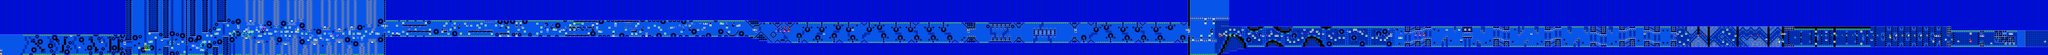

This is a level from a 2D game, rendered from its Tiled map with the project's own tilesets. A one-line summary and the map file follow, with tile-layer data summarised:
An orthogonal 993x27 tile map with 16x16 px tiles, 2 tile layers (SP, ...), 2 tilesets.

<map version="1.10" tiledversion="1.11.2" orientation="orthogonal" renderorder="right-down" width="993" height="27" tilewidth="16" tileheight="16" infinite="0" nextlayerid="3" nextobjectid="1">
 <editorsettings>
  <chunksize width="16" height="27" />
  <export target="../LEVELS/LEVEL DATA/lvlset_C/slaughterhouse.csv" format="csv" />
 </editorsettings>
 <tileset firstgid="1" name="famidash" tilewidth="16" tileheight="16" tilecount="256" columns="16">
  <image source="../../../GRAPHICS/famidash.bmp" width="256" height="256" />
 </tileset>
 <tileset firstgid="257" name="sprites" tilewidth="16" tileheight="16" tilecount="256" columns="16">
  <image source="../../../GRAPHICS/sprites.png" width="256" height="256" />
 </tileset>
 <layer id="1" width="993" height="27">
  <data>[26811 cells, 26811 non-empty, 132 distinct tile ids]</data>
 </layer>
 <layer id="2" name="SP" width="993" height="27">
  <data>[26811 cells, 484 non-empty, 75 distinct tile ids]</data>
 </layer>
</map>
